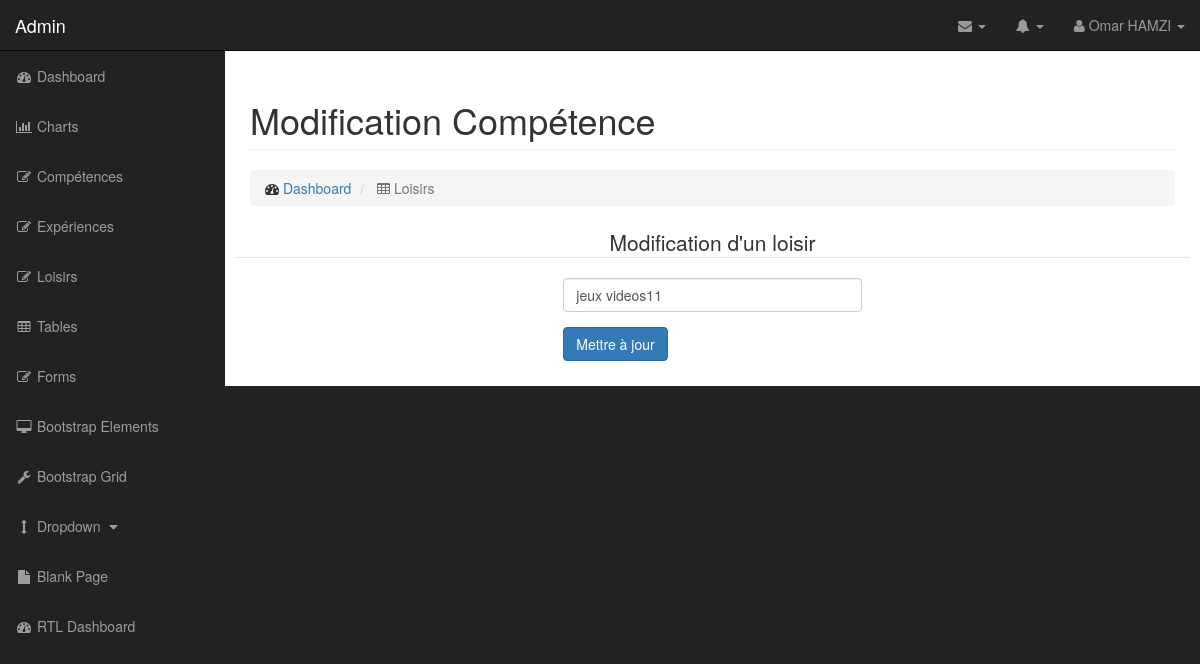
/admin/modif_loisir.php?id_loisir=1, run on the app's committed database.
### tables this page shows
CREATE TABLE `t_utilisateurs` (
  `id_utilisateur` int(15) NOT NULL COMMENT 'identifiant utilisateur',
  `prenom` varchar(25) NOT NULL COMMENT 'prenom user ',
  `nom` varchar(25) NOT NULL COMMENT 'nom user',
  `email` varchar(25) NOT NULL COMMENT 'email user',
  `telephone` varchar(20) NOT NULL COMMENT 'telephone user',
  `mdp` varchar(15) NOT NULL COMMENT 'mot de passe',
  `pseudo` varchar(15) NOT NULL COMMENT 'pseudo user',
  `avatar` varchar(15) NOT NULL COMMENT 'image ou icone avatar',
  `age` int(5) NOT NULL COMMENT 'age user',
  `date_naissance` date NOT NULL COMMENT 'date de naissance ',
  `sexe` enum('Femme','Homme') NOT NULL COMMENT 'sexe user',
  `etat_civil` enum('M.','Mme') NOT NULL COMMENT 'etat civil user',
  `statut_marital` enum('Marié','Divorcé','Célébataire') NOT NULL,
  `adresse` text NOT NULL,
  `code_postal` int(5) NOT NULL,
  `ville` varchar(25) NOT NULL,
  `pays` varchar(25) NOT NULL
);

CREATE TABLE `t_loisirs` (
  `id_loisir` int(11) NOT NULL,
  `loisir` varchar(45) NOT NULL,
  `utilisateur_id` int(11) NOT NULL
);

### admin/modif_loisir.php (the view, shortened to what this page needs)
<?php require '../connexion/connexion.php' ?>
<?php
$id_loisir = $_GET['id_loisir'];
$req = $pdocv->query("SELECT * FROM t_loisirs WHERE id_loisir = '$id_loisir' ");
$ligne_loisir = $req->fetch();
?>
<!DOCTYPE html>
<html lang="fr">
<head>
<?php
$sql = $pdocv->query("SELECT * FROM t_utilisateurs WHERE id_utilisateur = '1' ");
$ligne_utilisateur = $sql->fetch();
?>
    <link href="css/bootstrap.min.css" rel="stylesheet">
    <link href="css/sb-admin.css" rel="stylesheet">
    <link href="font-awesome/css/font-awesome.min.css" rel="stylesheet" type="text/css">
</head>
<body>
    <div id="wrapper">
        <nav class="navbar navbar-inverse navbar-fixed-top" role="navigation">
            <div class="navbar-header">
                <a class="navbar-brand" href="index.php"> Admin</a>
            </div>
            <ul class="nav navbar-right top-nav">
                <li class="dropdown">
                    <a href="#" class="dropdown-toggle" data-toggle="dropdown"><i class="fa fa-envelope"></i> <b class="caret"></b></a>
                </li>
                <li class="dropdown">
                    <a href="#" class="dropdown-toggle" data-toggle="dropdown"><i class="fa fa-bell"></i> <b class="caret"></b></a>
                </li>
                <li class="dropdown">
                    <a href="#" class="dropdown-toggle" data-toggle="dropdown"><i class="fa fa-user"></i> <?php echo $ligne_utilisateur['prenom'].' '.$ligne_utilisateur['nom'];?> <b class="caret"></b></a>
                </li>
            </ul>
            <div class="collapse navbar-collapse navbar-ex1-collapse">
                <ul class="nav navbar-nav side-nav">
                    <li>
                        <a href="index.php"><i class="fa fa-fw fa-dashboard"></i> Dashboard</a>
                    </li>
                    <li>
                        <a href="charts.php"><i class="fa fa-fw fa-bar-chart-o"></i> Charts</a>
                    </li>
                     <li>
                        <a href="competence.php"><i class="fa fa-fw fa-edit"></i> Compétences</a>
                    </li>
                     <li>
                        <a href="experience.php"><i class="fa fa-fw fa-edit"></i> Expériences</a>
                    </li>
                     <li>
                        <a href="loisir.php"><i class="fa fa-fw fa-edit"></i> Loisirs</a>
                    </li>
                    <li >
                        <a href="tables.php"><i class="fa fa-fw fa-table"></i> Tables</a>
                    </li>
                    <li>
                        <a href="forms.php"><i class="fa fa-fw fa-edit"></i> Forms</a>
                    </li>
                    <li>
                        <a href="bootstrap-elements.php"><i class="fa fa-fw fa-desktop"></i> Bootstrap Elements</a>
                    </li>
                    <li>
                        <a href="bootstrap-grid.php"><i class="fa fa-fw fa-wrench"></i> Bootstrap Grid</a>
                    </li>
                    <li>
                        <a href="javascript:;" data-toggle="collapse" data-target="#demo"><i class="fa fa-fw fa-arrows-v"></i> Dropdown <i class="fa fa-fw fa-caret-down"></i></a>
                    </li>
                    <li>
                        <a href="blank-page.php"><i class="fa fa-fw fa-file"></i> Blank Page</a>
                    </li>
                    <li>
                        <a href="index-rtl.php"><i class="fa fa-fw fa-dashboard"></i> RTL Dashboard</a>
                    </li>
                </ul>
            </div>
        </nav>
        <div id="page-wrapper">
            <div class="container-fluid">
                <div class="row">
                    <div class="col-lg-12">
                        <h1 class="page-header">Modification Compétence</h1>
                        <ol class="breadcrumb">
                            <li>
                                <i class="fa fa-dashboard"></i>  <a href="index.php">Dashboard</a>
                            </li>
                            <li class="active">
                                <i class="fa fa-table"></i> Loisirs
                            </li>
                        </ol>
                    </div>
                </div>
                <div class="row">
                    <div class="col-lg-6">
                    </div>
                </div>
 <div class="row">
    <form class="form-horizontal" method="post" action="modif_loisir.php">
    <fieldset>
    <legend style="text-align:center;"> Modification d'un loisir</legend>
    <div class="form-group">
      <label class="col-md-4 control-label" for="loisir"></label>
      <div class="col-md-4">
      <input id="loisir" name="loisir" type="text"  class="form-control input-md" value="<?php echo $ligne_loisir['loisir']; ?>">
      </div>
    </div>
    <div class="form-group">
      <label class="col-md-4 control-label" for="button"></label>
      <div class="col-md-4">
        <input  type="submit" class="btn btn-primary" value="Mettre à jour">
    </div>
    </div>
    </fieldset>
    </form>
</div>
                        </div>
                    </div>
                </div>
</body>
</html>

### admin/css/sb-admin.css (style rules this page uses)
body { margin-top: 100px; background-color: #222; }
@media (min-width:768px) { body { margin-top: 50px; } }
#wrapper { padding-left: 0; }
#page-wrapper { width: 100%; padding: 0; background-color: #fff; }
@media (min-width:768px) { #wrapper { padding-left: 225px; } }
@media (min-width:768px) { #page-wrapper { padding: 10px; } }
.top-nav { padding: 0 15px; }
.top-nav>li { display: inline-block; float: left; }
.top-nav>li>a { padding-top: 15px; padding-bottom: 15px; line-height: 20px; color: #999; }
@media (min-width:768px) { .side-nav { position: fixed; top: 51px; left: 225px; width: 225px; margin-left: -225px; border: none; border-radius: 0; overflow-y: auto; background-color: #222; bottom: 0; overflow-x: hidden; padding-bottom: 40px; } }
@media (min-width:768px) { .side-nav>li>a { width: 225px; } }

### data on the page
t_utilisateurs: prenom "Omar", nom "HAMZI"
t_loisirs: loisir "jeux videos11"
